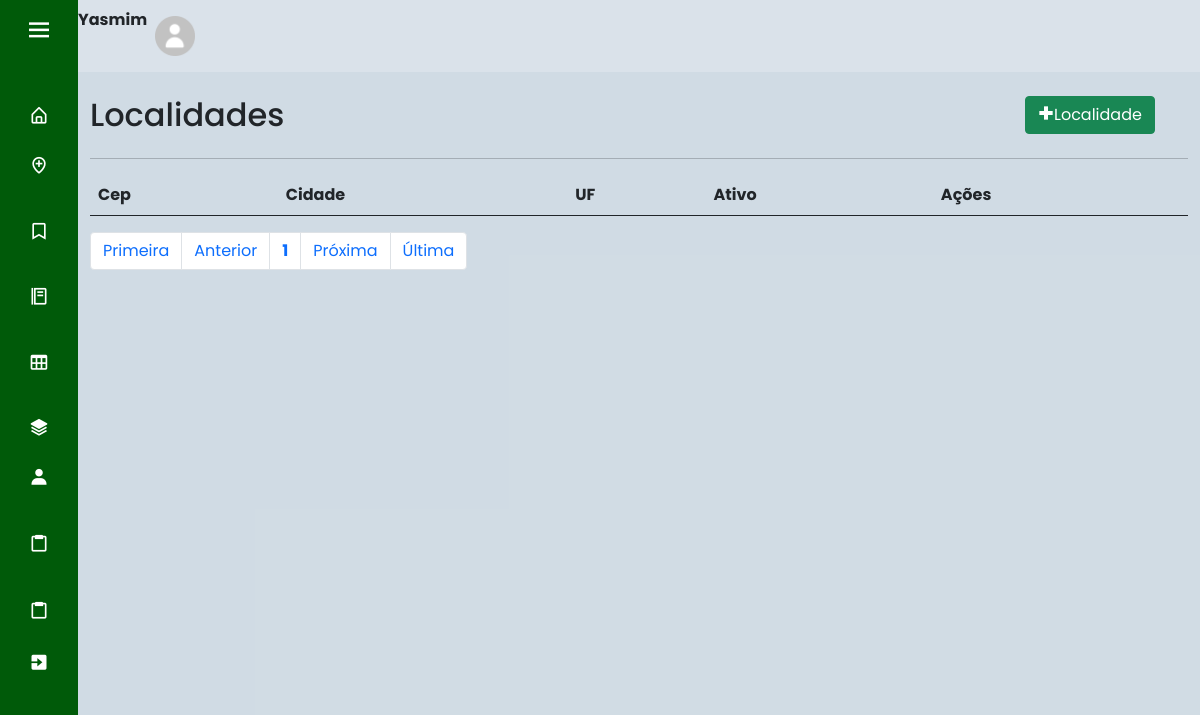
Before: /index.php?page=lista_local (signed in) with the older database file.
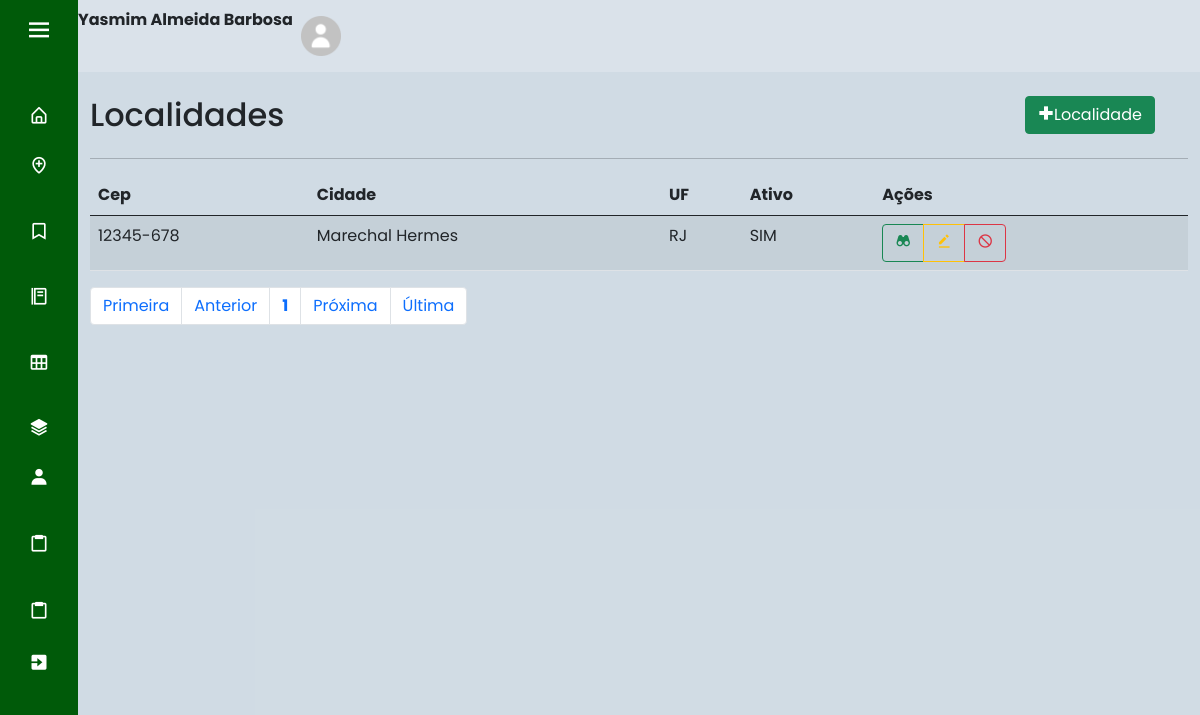
After: the same page with the newer database file.
### tables this page shows
CREATE TABLE IF NOT EXISTS `usuario` (
  `id_cli` int(11) NOT NULL AUTO_INCREMENT,
  `nome` varchar(45) NOT NULL,
  `email` varchar(45) NOT NULL,
  `senha` varchar(100) NOT NULL,
  `nivel` int(1) DEFAULT NULL,
  `ativo` tinyint(1) DEFAULT NULL,
  `foto` varchar(1000) DEFAULT NULL,
  PRIMARY KEY (`id_cli`),
  KEY `nivel` (`nivel`)
);

CREATE TABLE IF NOT EXISTS `localidade` (
  `cep` varchar(10) NOT NULL,
  `cidade` varchar(50) NOT NULL,
  `uf` char(2) NOT NULL,
  `ativo` tinyint(1) DEFAULT NULL,
  PRIMARY KEY (`cep`)
);

### index.php (the view, shortened to what this page needs)
<!doctype html>
<html lang="pt-br">
  <head>
    <link rel="stylesheet" href="css/style.css">
    <link href='https://unpkg.com/boxicons@2.0.7/css/boxicons.min.css' rel='stylesheet'>
    <link href="https://cdn.jsdelivr.net/npm/bootstrap@5.0.2/dist/css/bootstrap.min.css" rel="stylesheet">
  </head>
  <body>
    <?php
      include "base/config.php";
      switch($_SESSION['UsuarioNivel']){
        case 3: include "base/sidebar3.php"; break; exit;
      }
    ?>
  <section class="home-section">
      <nav class="navbar navbar-expand-sm" style="background-color: rgba(255, 255, 255, 0.2);">
      <?php
          if(isset($_SESSION["UsuarioID"])) {
              $usuario_id = $_SESSION["UsuarioID"];
          } else{
              header("location: base/index2.php");
              exit;
          }
          $sql = "select * from usuario where id_cli = '$usuario_id'";
          $result = mysqli_query($con, $sql);
          if($result){
            $row = mysqli_fetch_assoc($result);
            $nome = $row['nome'];
      ?>
        <ul class="navbar-nav ml-auto">
          <li class="nav-item" style="font-weight: bold;">
            <?php echo'' .$nome. '';?>
          </li>
          <li class="nav-item">
            <a class="nav-link" href="base/dados.php"><img src="img/home-perfil.png" width="40" height="40"></a>
          </li>
        </ul>
      </nav>
      <br>
      <?php
        } else{
              echo "Erro na consulta:" .mysqli_error($con);
            }
      ?>
    <?php
      include "base/ch_pages.php";
    ?>
    </section>
  </body>
</html>

### sis/localidade/lista_local.php (shortened to what this page needs)
<div id="main" class="container-fluid">
	<div id="top" class="row">
		<div class="col-md-10">
			<h2>Localidades</h2>
		</div>
		<div class="col-md-2">
			<a href="?page=fcad_local" class="btn btn-success pull-right h2"><i class='bx bx-plus-medical'></i>Localidade</a>
		</div>
	</div>
	<hr/>
	<div id="bloco-list-pag">
		<div id="list" class="row">
			<div class="table-responsive col-xs-12">
				<?php
					$quantidade = 5;
					$pagina = (isset($_GET['pagina'])) ? (int)$_GET['pagina'] : 1;
					$inicio = ($quantidade * $pagina) - $quantidade;
					$data_all = mysqli_query($con, "select * from localidade order by cep asc limit $inicio, $quantidade;") or die(mysqli_error());
					echo "<table class='table table-striped' cellspacing='0' cellpading='0'>";
					echo "<thead><tr>";
					echo "<td><strong>Cep</strong></td>";
					echo "<td><strong>Cidade</strong></td>";
					echo "<td><strong>UF</strong></td>";
					echo "<td><strong>Ativo</strong></td>";
					echo "<td class='actions'><strong>Ações</strong></td>";
					echo "</tr></thead><tbody>";
					while($info = mysqli_fetch_array($data_all)){
						echo "<tr>";
						echo "<td>".$info['cep']."</td>";
						echo "<td>".$info['cidade']."</td>";
						echo "<td>".$info['uf']."</td>";
						if($info['ativo'] == 1){
							echo "<td>SIM</td>";
						}else if($info['ativo'] == 0){
							echo "<td>NÃO</td>";
						}
						echo "<td><div class='btn-group btn-group-xs'>";
						echo "<a class='btn btn-outline-success btn-xs' href=?page=view_local&cep=".$info['cep']."> <i class='bx bxs-binoculars'></i> </a>";
						echo "<a class='btn btn-outline-warning btn-xs' href=?page=fedit_local&cep=".$info['cep']."> <i class='bx bxs-edit-alt'></i> </a>";
						if($info['ativo'] == 1){
							echo "<a class='btn btn-outline-danger btn-xs'  href=?page=block_local&cep=".$info['cep']."> <i class='bx bx-block'></i> </a>";
						}else if($info['ativo'] == 0){
							echo "<a class='btn btn-outline-success btn-xs'  href=?page=ativa_local&cep=".$info['cep']."><i class='bx bx-lock-open'></i></a></div></td>";
						}
					}
					echo "</tr></tbody></table>";
				?>
			</div>
		</div>
		<div id="bottom" class="row">
			<div class="col-md-12">
				<?php
					$sqlTotal 		= "select cep from localidade;";
					$qrTotal  		= mysqli_query($con, $sqlTotal) or die (mysqli_error());
					$numTotal 		= mysqli_num_rows($qrTotal);
					$totalpagina = (ceil($numTotal/$quantidade)<=0) ? 1 : ceil($numTotal/$quantidade);
					$anterior = (($pagina-1) <= 0) ? 1 : $pagina - 1;
					$posterior = (($pagina+1) >= $totalpagina) ? $totalpagina : $pagina+1;
					echo "<ul class='pagination'>";
					echo "<li class='page-item'><a class='page-link' href='?page=lista_local&pagina=1'> Primeira</a></li> ";
					echo "<li class='page-item'><a class='page-link' href=\"?page=lista_local&pagina=$anterior\"> Anterior</a></li> ";
					echo "<li class='page-item'><a class='page-link' href='?page=lista_local&pagina=".$pagina."'><strong>".$pagina."</strong></a></li> ";
					echo "<li class='page-item'><a class='page-link' href=\"?page=lista_local&pagina=$posterior\"> Pr&oacute;xima</a></li> ";
					echo "<li class='page-item'><a class='page-link' href=\"?page=lista_local&pagina=$totalpagina\"> &Uacute;ltima</a></li></ul>";
				?>
			</div>
		</div>
	</div>
</div>

Changed rows visible on the page:
changed usuario: nome "Yasmim" → "Yasmim Almeida Barbosa"
added localidade: cep "12345-678", cidade "Marechal Hermes", uf "RJ", ativo "SIM"
